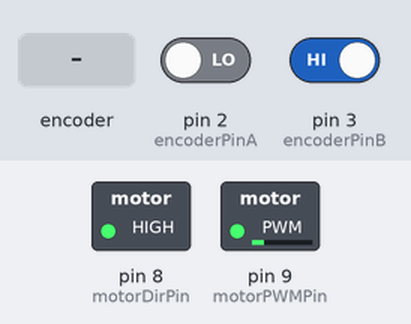
The sketch below on a simulated Arduino Uno, built with avr-gcc and run on an emulated ATmega328P. Shown: switched loads named in the sketch (green lamp = pin HIGH). The inputs (shaded band) are chosen by the test bench; at power-on: pin 2 (encoderPinA) LOW, pin 3 (encoderPinB) HIGH. What the sketch prints to the serial monitor is not drawn.

Above: at 1.2 s.
1.3 s: rotary encoder on pin 2 (encoderPinA) / pin 3 (encoderPinB) turned 3 steps (first pin leading)
At 39.5 s:
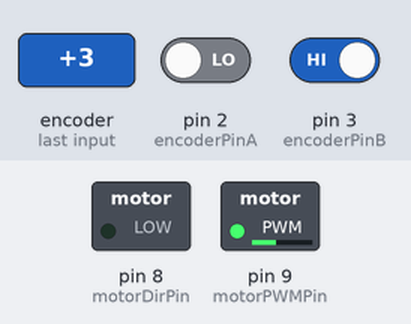
Timing chart, 0 to 39.8 s (numbered marks = the images above; inputs shaded):
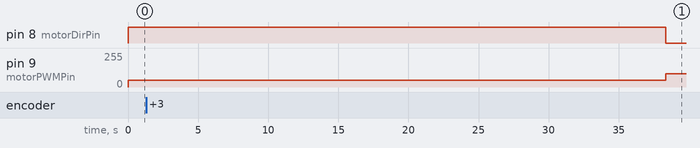

The sketch:

ac_servo_pos.ino
```cpp
const int motorDirPin = 8;
const int motorPWMPin = 9;

const int encoderPinA = 2;
const int encoderPinB = 3;

int encoderPos = 0;
int A = 0;
int B = 0;

void doEncoderA(){
   A = digitalRead(encoderPinA);
   B = digitalRead(encoderPinB);
  if (digitalRead(encoderPinA) == HIGH) {
    if (digitalRead(encoderPinB) == LOW) encoderPos+= 1;
    else encoderPos-= 1;
  }
  else
  {
    if (digitalRead(encoderPinB) == HIGH) encoderPos+= 1;
    else encoderPos-= 1;
  }
}
void doEncoderB(){
   A = digitalRead(encoderPinA);
   B = digitalRead(encoderPinB);
  if (digitalRead(encoderPinB) == HIGH) {
    if (digitalRead(encoderPinA) == HIGH) encoderPos+= 1;
    else encoderPos-= 1;
  }
  else
  {
    if (digitalRead(encoderPinA) == LOW) encoderPos+= 1;
    else encoderPos-= 1;
  }
}
void setup() {
  pinMode(motorDirPin, OUTPUT);
  pinMode(motorPWMPin, OUTPUT);
  attachInterrupt(0, doEncoderA, CHANGE);
  attachInterrupt(1, doEncoderB, CHANGE);
  Serial.begin(9600);
}

void loop() {
  for(int i =0; i< 1000; i++){
    digitalWrite(motorDirPin, HIGH);
    analogWrite(motorPWMPin, 50); // dir이 high이면 255-vel, low이면 vel
    Serial.print(" encoderPos HIGH : ");
    Serial.println(encoderPos);
    Serial.print("A : ");
    Serial.println(A);
    Serial.print("B : ");
    Serial.println(B);

    delay(1); //ms
  }
  for(int i =0; i< 1000; i++){
    digitalWrite(motorDirPin, LOW);
    analogWrite(motorPWMPin, 100); // dir이 high이면 255-vel, low이면 vel
    //Serial.print("encoderPos LOW : ");
    Serial.print(" encoderPos low : ");
    Serial.println(encoderPos);
    Serial.print("A : ");
    Serial.println(A);
    Serial.print("B : ");
    Serial.println(B);

    delay(1); //ms
  }
  for(int i =0; i< 5000; i++){
    digitalWrite(motorDirPin, LOW);
    analogWrite(motorPWMPin, 0); // dir이 high이면 255-vel, low이면 vel
    Serial.print(" encoderPos stop : ");
    Serial.println(encoderPos);
    Serial.print("A : ");
    Serial.println(A);
    Serial.print("B : ");
    Serial.println(B);

    delay(1); //ms
  }
}
```

Measured:
- after the input at 1.3 s, pin 8 (motorDirPin): HIGH → LOW after 37.1 s instead of 36.1 s; pin 9 (motorPWMPin): 50/255 → 100/255 after 37.1 s instead of 36.1 s
